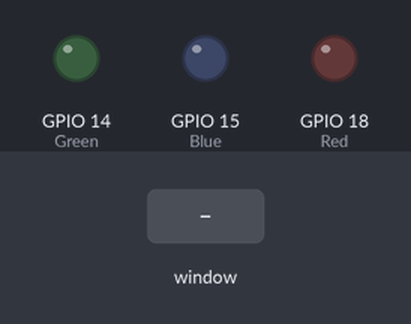
Bench run of a program on a simulated Raspberry Pi (BCM pin numbers). Parts: output pins drawn as LEDs (lit = HIGH). The test bench sets the inputs (shaded band). The desktop window is not drawn, its controls go by their first labels and the mouse button is held 0.15 s. At 8.8 s the program stops and its outputs stay as they are.

Above: at 1.2 s.
1.3 s: control labelled "Turn Green LED On" in the window clicked
At 2.5 s:
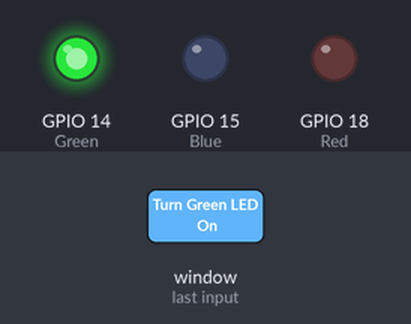
2.8 s: control labelled "Turn Yellow LED On" in the window clicked
At 3.6 s:
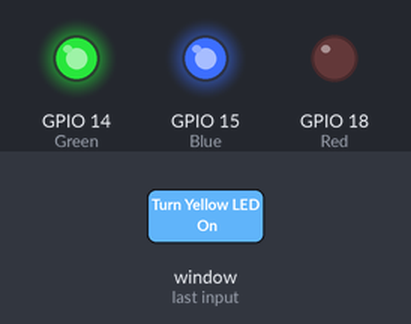
4.3 s: control labelled "Turn Red LED On" in the window clicked
At 4.8 s:
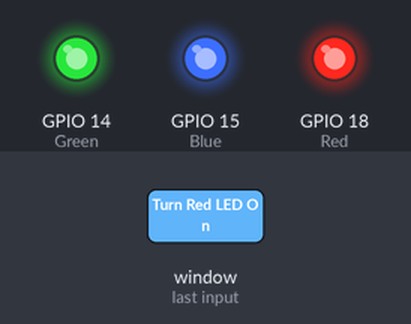
5.8 s: control labelled "Turn Green LED On" in the window clicked
At 7.0 s:
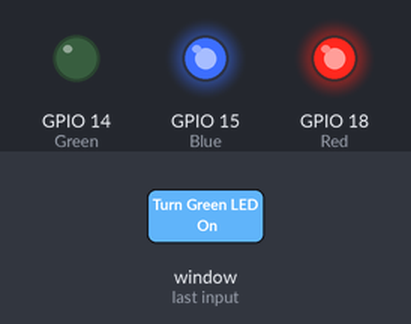
7.3 s: control labelled "Turn Yellow LED On" in the window clicked
At 8.2 s:
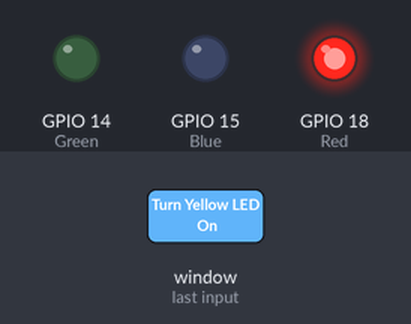
8.8 s: control labelled "Exit" in the window clicked
At 9.4 s:
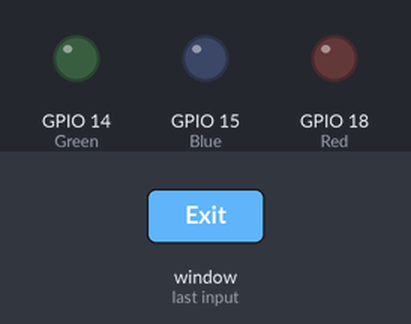
Timing chart, 0 to 10.3 s (numbered marks = the images above; inputs shaded):
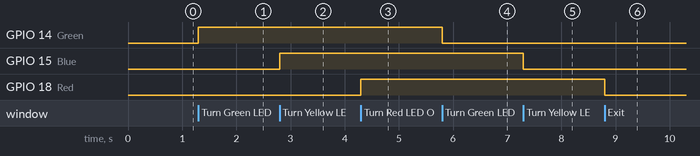

Measured:
- after the input at 1.3 s, GPIO 14 (Green): LOW → HIGH at once
- after the input at 2.8 s, GPIO 15 (Blue): LOW → HIGH at once
- after the input at 4.3 s, GPIO 18 (Red): LOW → HIGH at once
- after the input at 5.8 s, GPIO 14 (Green): HIGH → LOW at once
- after the input at 7.3 s, GPIO 15 (Blue): HIGH → LOW at once
- after the input at 8.8 s, GPIO 18 (Red): HIGH → LOW at once

The program:

led_toggler.py
```python
from tkinter import *
import tkinter.font
from gpiozero import LED
import RPi.GPIO
RPi.GPIO.setmode(RPi.GPIO.BCM)

Green = LED(14)
Blue = LED(15)
Red = LED(18)

win = Tk()
win.title("Led Toggler")
myFont = tkinter.font.Font(family = 'Helvetica', size = 12, weight = "bold")

def GreenToggle():
    if Green.is_lit:
        Green.off()
        GreenButton["text"] = "Turn Green LED on"
    else:
        Green.on()
        GreenButton["text"] = "Turn Green LED off"

def BlueToggle():
    if Blue.is_lit:
        Blue.off()
        BlueButton["text"] = "Turn Yellow LED on"
    else:
        Blue.on()
        BlueButton["text"] = "Turn Yellow LED off"

def RedToggle():
    if Red.is_lit:
        Red.off()
        RedButton["text"] = "Turn Red LED on"
    else:
        Red.on()
        RedButton["text"] = "Turn Red LED off"

def close():
    RPi.GPIO.cleanup()
    win.destroy()

GreenButton = Button(win, text = 'Turn Green LED On', font = myFont, command = GreenToggle, bg = 'yellow', height = 1, width = 24)
GreenButton.grid(row = 0, column = 1)

BlueButton = Button(win, text = 'Turn Yellow LED On', font = myFont, command = BlueToggle, bg = 'yellow', height = 1, width = 24)
BlueButton.grid(row = 0, column = 2)

RedButton = Button(win, text = 'Turn Red LED On', font = myFont, command = RedToggle, bg = 'yellow', height = 1, width = 24)
RedButton.grid(row = 0, column = 3)

exitButton = Button(win, text = 'Exit', font = myFont, command = close, bg = 'red', height = 1, width = 6)
exitButton.grid(row = 2, column = 2)

win.protocol("WM DELETE WINDOW", close)

win.mainloop()
```
